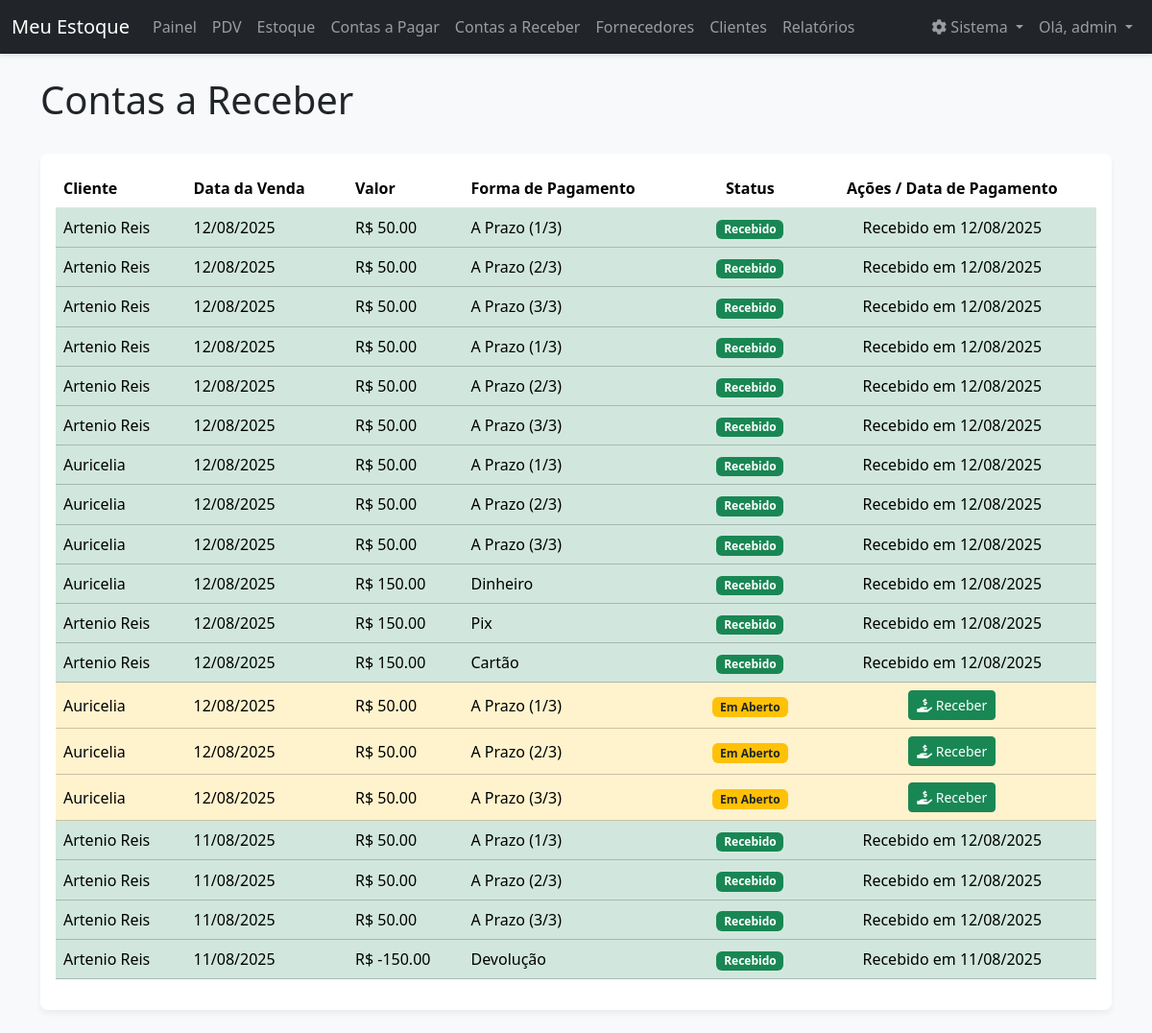
Page /contas_receber (signed in) on the committed database.
### models.py (models this page shows)
class ContaReceber(db.Model):
    __tablename__ = 'conta_receber'
    id = db.Column(db.Integer, primary_key=True)
    valor = db.Column(db.Float, nullable=False)
    data_venda = db.Column(db.Date, nullable=False, default=datetime.utcnow)
    data_vencimento = db.Column(db.Date, nullable=True)
    status = db.Column(db.String(20), nullable=False, default='Em Aberto')
    forma_pagamento = db.Column(db.String(50), nullable=True)
    cliente_id = db.Column(db.Integer, db.ForeignKey('cliente.id'), nullable=False)

class Cliente(db.Model):
    __tablename__ = 'cliente'
    id = db.Column(db.Integer, primary_key=True)
    nome = db.Column(db.String(100), nullable=False)
    telefone = db.Column(db.String(20))
    email = db.Column(db.String(100))
    endereco = db.Column(db.String(200))
    vendas = db.relationship('MovimentacaoEstoque', backref='cliente', lazy=True, cascade="all, delete-orphan")
    contas_a_receber = db.relationship('ContaReceber', backref='cliente', lazy=True, cascade="all, delete-orphan")

### app.py (the view)
@app.route('/contas_receber')
@login_required
def listar_contas_receber():
    contas = ContaReceber.query.order_by(ContaReceber.data_venda.desc()).all()
    return render_template('contas_a_receber.html', contas=contas)

### app.py (called while the page is built)
@app.context_processor
def inject_datetime():
    return {'modules': {'datetime': datetime, 'date': date, 'timedelta': timedelta}}

def login_required(f):
    @wraps(f)
    def decorated_function(*args, **kwargs):
        if 'logged_in' not in session or 'user_id' not in session:
            session.clear()
            flash('A sua sessão é inválida. Por favor, faça login novamente.', 'warning')
            return redirect(url_for('login'))
        return f(*args, **kwargs)
    return decorated_function

### templates/contas_a_receber.html (shortened to what this page needs)
{% extends 'base.html' %}
{% block content %}
<div class="d-flex justify-content-between align-items-center mb-4">
    <h1>Contas a Receber</h1>
</div>
<div class="card">
    <div class="card-body">
        <table class="table table-hover align-middle">
            <thead>
                <tr>
                    <th>Cliente</th>
                    <th>Data da Venda</th>
                    <th>Valor</th>
                    <th>Forma de Pagamento</th>
                    <th class="text-center">Status</th>
                    <th class="text-center">Ações / Data de Pagamento</th>
                </tr>
            </thead>
            <tbody>
                {% for conta in contas %}
                <tr class="{% if conta.status == 'Em Aberto' %}table-warning{% else %}table-success{% endif %}">
                    <td>{{ conta.cliente.nome }}</td>
                    <td>{{ conta.data_venda.strftime('%d/%m/%Y') }}</td>
                    <td>R$ {{ "%.2f"|format(conta.valor) }}</td>
                    <td>{{ conta.forma_pagamento }}</td>
                    <td class="text-center">
                        {% if conta.status == 'Recebido' %}
                            <span class="badge bg-success">Recebido</span>
                        {% else %}
                            <span class="badge bg-warning text-dark">Em Aberto</span>
                        {% endif %}
                    </td>
                    <td class="text-center">
                        {% if conta.status == 'Em Aberto' %}
                        <form action="{{ url_for('baixar_conta_receber', id=conta.id) }}" method="POST" class="d-inline">
                            <button type="submit" class="btn btn-success btn-sm" title="Dar Baixa">
                                <i class="fas fa-hand-holding-usd"></i> Receber
                            </button>
                        </form>
                        {% else %}
                            Recebido em {{ conta.data_vencimento.strftime('%d/%m/%Y') }}
                        {% endif %}
                    </td>
                </tr>
                {% else %}
                <tr>
                    <td colspan="6" class="text-center text-muted">Nenhuma conta a receber encontrada.</td>
                </tr>
                {% endfor %}
            </tbody>
        </table>
    </div>
</div>
{% endblock %}

### static/css/style.css (style rules this page uses)
body { background-color: #f8f9fa; font-family: 'Segoe UI', Tahoma, Geneva, Verdana, sans-serif; }
.card { border: none; border-radius: 0.5rem; box-shadow: 0 4px 6px rgba(0,0,0,.05); margin-bottom: 1.5rem; }

### templates/contas_a_receber.html (style rules this page uses)
body { background-image: url('https://cdn.borainvestir.b3.com.br/2022/12/26105753/dicas-para-terminar-2022-com-as-contas-em-dia.jpg.webp'); background-size: cover; background-attachment: fixed; }
.card { background-color: rgba(255, 255, 255, 0.95); backdrop-filter: blur(5px); }

### rows in the picture
ContaReceber: cliente.nome "Artenio Reis", data_venda "12/08/2025", valor "50.00", forma_pagamento "A Prazo (1/3)", status "Recebido", data_vencimento "12/08/2025"
ContaReceber: cliente.nome "Artenio Reis", data_venda "12/08/2025", valor "50.00", forma_pagamento "A Prazo (2/3)", status "Recebido", data_vencimento "12/08/2025"
ContaReceber: cliente.nome "Artenio Reis", data_venda "12/08/2025", valor "50.00", forma_pagamento "A Prazo (3/3)", status "Recebido", data_vencimento "12/08/2025"
ContaReceber: cliente.nome "Artenio Reis", data_venda "12/08/2025", valor "50.00", forma_pagamento "A Prazo (1/3)", status "Recebido", data_vencimento "12/08/2025"
ContaReceber: cliente.nome "Artenio Reis", data_venda "12/08/2025", valor "50.00", forma_pagamento "A Prazo (2/3)", status "Recebido", data_vencimento "12/08/2025"
ContaReceber: cliente.nome "Artenio Reis", data_venda "12/08/2025", valor "50.00", forma_pagamento "A Prazo (3/3)", status "Recebido", data_vencimento "12/08/2025"
ContaReceber: cliente.nome "Auricelia", data_venda "12/08/2025", valor "50.00", forma_pagamento "A Prazo (1/3)", status "Recebido", data_vencimento "12/08/2025"
ContaReceber: cliente.nome "Auricelia", data_venda "12/08/2025", valor "50.00", forma_pagamento "A Prazo (2/3)", status "Recebido", data_vencimento "12/08/2025"
ContaReceber: cliente.nome "Auricelia", data_venda "12/08/2025", valor "50.00", forma_pagamento "A Prazo (3/3)", status "Recebido", data_vencimento "12/08/2025"
ContaReceber: cliente.nome "Auricelia", data_venda "12/08/2025", valor "150.00", forma_pagamento "Dinheiro", status "Recebido", data_vencimento "12/08/2025"
ContaReceber: cliente.nome "Artenio Reis", data_venda "12/08/2025", valor "150.00", forma_pagamento "Pix", status "Recebido", data_vencimento "12/08/2025"
ContaReceber: cliente.nome "Artenio Reis", data_venda "12/08/2025", valor "150.00", forma_pagamento "Cartão", status "Recebido", data_vencimento "12/08/2025"
ContaReceber: cliente.nome "Auricelia", data_venda "12/08/2025", valor "50.00", forma_pagamento "A Prazo (1/3)", status "Em Aberto"
ContaReceber: cliente.nome "Auricelia", data_venda "12/08/2025", valor "50.00", forma_pagamento "A Prazo (2/3)", status "Em Aberto"
ContaReceber: cliente.nome "Auricelia", data_venda "12/08/2025", valor "50.00", forma_pagamento "A Prazo (3/3)", status "Em Aberto"
ContaReceber: cliente.nome "Artenio Reis", data_venda "11/08/2025", valor "50.00", forma_pagamento "A Prazo (1/3)", status "Recebido", data_vencimento "12/08/2025"
ContaReceber: cliente.nome "Artenio Reis", data_venda "11/08/2025", valor "50.00", forma_pagamento "A Prazo (2/3)", status "Recebido", data_vencimento "12/08/2025"
ContaReceber: cliente.nome "Artenio Reis", data_venda "11/08/2025", valor "50.00", forma_pagamento "A Prazo (3/3)", status "Recebido", data_vencimento "12/08/2025"
ContaReceber: cliente.nome "Artenio Reis", data_venda "11/08/2025", valor "-150.00", forma_pagamento "Devolução", status "Recebido", data_vencimento "11/08/2025"

### other values in the picture
{{ session['username'] }} "admin"
